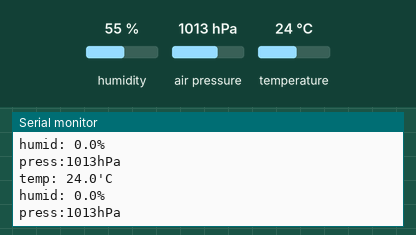
This sketch was run on a simulated ESP32. Shown: the last lines printed to the serial monitor. The inputs (shaded band) are chosen by the test bench; at power-on: air pressure 1013 hPa, temperature 24 °C, humidity 55 %.

Above: at 1.2 s.
1.3 s: air pressure set to 952 hPa
At 3.0 s:
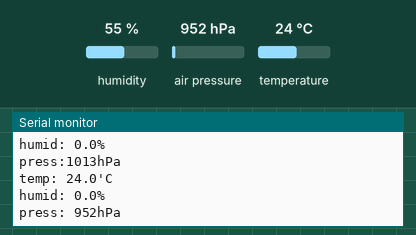
4.7 s: temperature set to 12 °C
At 6.0 s:
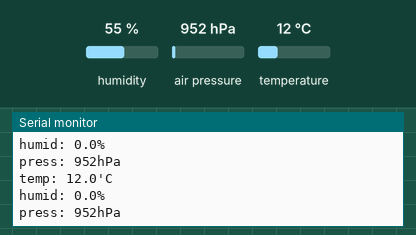
6.2 s: air pressure set to 975 hPa
At 7.3 s:
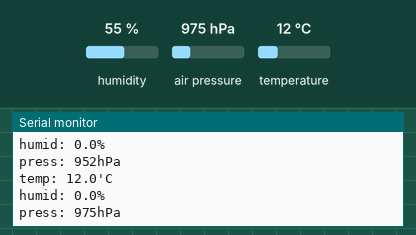

The sketch:

Environment.ino
```cpp
#include <SHT3x.h>
#include <Wire.h>
#include "Adafruit_Sensor.h"
#include <Adafruit_BMP280.h>

SHT3x sht30;
Adafruit_BMP280 bme;

void setup() {
    Serial.begin(115200);
    Wire.begin();               // I2Cを初期化する
    while (!bme.begin(0x76)) {  // BMP280を初期化する
        Serial.println("BMP280 init fail");
    }
    sht30.Begin();
}

void loop() {
    sht30.UpdateData();
    float tmp = sht30.GetTemperature();
    float hum = sht30.GetRelHumidity();
    float pressure = bme.readPressure();

    Serial.printf("temp: %4.1f'C\r\n", tmp);
    Serial.printf("humid:%4.1f%%\r\n", hum);
    Serial.printf("press:%4.0fhPa\r\n", pressure / 100);
    delay(1000);
}
```

Measured:
- after the input at 1.3 s, the serial monitor: prints a new line after 0.89 s (image 1)
- after the input at 4.7 s, the serial monitor: prints a new line after 0.67 s (image 2)
- after the input at 6.2 s, the serial monitor: prints a new line after 0.23 s (image 3)
